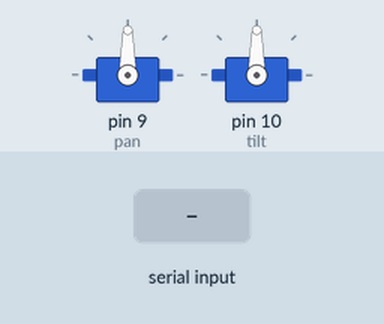
A sketch run on a simulated Arduino Uno, built with avr-gcc and run on an emulated ATmega328P. On the bench: 2 × servo. Inputs (shaded band) come from the test bench.

Above: at 1.2 s.
1.3 s: "90,45\n" received over Serial
At 2.2 s:
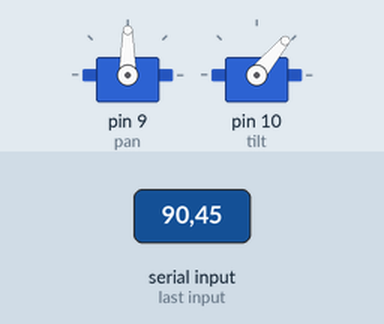
2.8 s: "30,150\n" received over Serial
At 3.3 s:
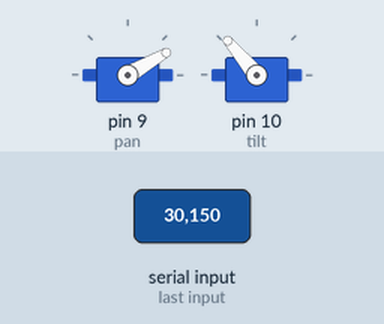
4.3 s: "1,90\n" received over Serial
At 5.6 s:
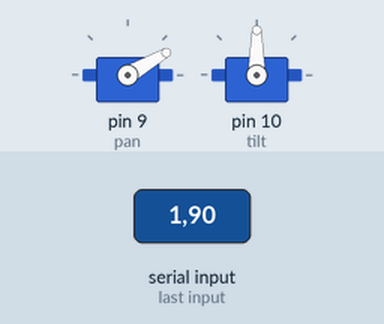
Timing chart, 0 to 7.3 s (numbered marks = the images above; inputs shaded):
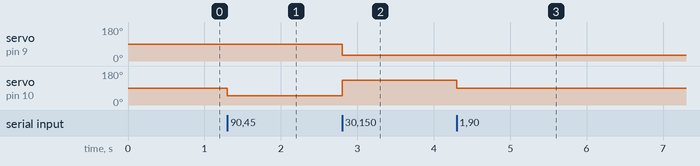

The sketch:

serial_servo.ino
```cpp
// serial_servo.ino
// Move the servos from commands sent over USB.
// Send a line like:  90,90   (pan angle, comma, tilt angle, then Enter)
// In the Arduino Serial Monitor: set the baud to 115200 and line ending to "Newline".

#include <Servo.h>

Servo pan;
Servo tilt;

// Safe limits so the bracket never hits its stops. Widen them slowly if you want.
const int PAN_MIN = 30;
const int PAN_MAX = 150;
const int TILT_MIN = 50;
const int TILT_MAX = 130;

void setup() {
  Serial.begin(115200);
  Serial.setTimeout(50);       // do not wait long for a line to finish
  pan.attach(9);
  tilt.attach(10);
  pan.write(90);
  tilt.write(90);
}

void loop() {
  if (Serial.available() > 0) {
    String line = Serial.readStringUntil('\n');
    int comma = line.indexOf(',');
    if (comma > 0) {
      int p = line.substring(0, comma).toInt();
      int t = line.substring(comma + 1).toInt();
      pan.write(constrain(p, PAN_MIN, PAN_MAX));
      tilt.write(constrain(t, TILT_MIN, TILT_MAX));
    }
  }
}
```

Measured:
- after the input at 1.3 s, servo on pin 10 (tilt): 90° → 50° at once
- after the input at 2.8 s, servo on pin 9 (pan): 90° → 30° at once; servo on pin 10 (tilt): 50° → 130° at once
- after the input at 4.3 s, servo on pin 10 (tilt): 130° → 90° at once
